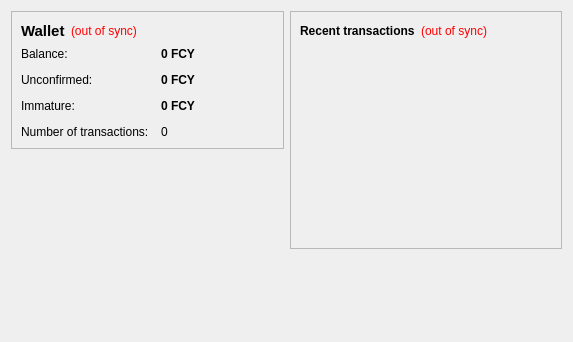
<?xml version="1.0" encoding="UTF-8"?>
<ui version="4.0">
 <class>OverviewPage</class>
 <widget class="QWidget" name="OverviewPage">
  <property name="geometry">
   <rect>
    <x>0</x>
    <y>0</y>
    <width>573</width>
    <height>342</height>
   </rect>
  </property>
  <property name="windowTitle">
   <string>Form</string>
  </property>
  <layout class="QHBoxLayout" name="horizontalLayout" stretch="1,1">
   <item>
    <layout class="QVBoxLayout" name="verticalLayout_2">
     <item>
      <widget class="QFrame" name="frame">
       <property name="frameShape">
        <enum>QFrame::StyledPanel</enum>
       </property>
       <property name="frameShadow">
        <enum>QFrame::Raised</enum>
       </property>
       <layout class="QVBoxLayout" name="verticalLayout_4">
        <item>
         <layout class="QHBoxLayout" name="horizontalLayout_4">
          <item>
           <widget class="QLabel" name="label_5">
            <property name="font">
             <font>
              <pointsize>11</pointsize>
              <weight>75</weight>
              <bold>true</bold>
             </font>
            </property>
            <property name="text">
             <string>Wallet</string>
            </property>
           </widget>
          </item>
          <item>
           <widget class="QLabel" name="labelWalletStatus">
            <property name="toolTip">
             <string>The displayed information may be out of date. Your wallet automatically synchronizes with the Fancycoin network after a connection is established, but this process has not completed yet.</string>
            </property>
            <property name="styleSheet">
             <string notr="true">QLabel { color: red; }</string>
            </property>
            <property name="text">
             <string notr="true">(out of sync)</string>
            </property>
            <property name="alignment">
             <set>Qt::AlignLeading|Qt::AlignLeft|Qt::AlignVCenter</set>
            </property>
           </widget>
          </item>
          <item>
           <spacer name="horizontalSpacer_2">
            <property name="orientation">
             <enum>Qt::Horizontal</enum>
            </property>
            <property name="sizeHint" stdset="0">
             <size>
              <width>40</width>
              <height>20</height>
             </size>
            </property>
           </spacer>
          </item>
         </layout>
        </item>
        <item>
         <layout class="QFormLayout" name="formLayout_2">
          <property name="fieldGrowthPolicy">
           <enum>QFormLayout::AllNonFixedFieldsGrow</enum>
          </property>
          <property name="horizontalSpacing">
           <number>12</number>
          </property>
          <property name="verticalSpacing">
           <number>12</number>
          </property>
          <item row="0" column="0">
           <widget class="QLabel" name="label">
            <property name="text">
             <string>Balance:</string>
            </property>
           </widget>
          </item>
          <item row="0" column="1">
           <widget class="QLabel" name="labelBalance">
            <property name="font">
             <font>
              <weight>75</weight>
              <bold>true</bold>
             </font>
            </property>
            <property name="cursor">
             <cursorShape>IBeamCursor</cursorShape>
            </property>
            <property name="toolTip">
             <string>Your current balance</string>
            </property>
            <property name="text">
             <string notr="true">0 FCY</string>
            </property>
            <property name="textInteractionFlags">
             <set>Qt::LinksAccessibleByMouse|Qt::TextSelectableByKeyboard|Qt::TextSelectableByMouse</set>
            </property>
           </widget>
          </item>
          <item row="1" column="0">
           <widget class="QLabel" name="label_3">
            <property name="text">
             <string>Unconfirmed:</string>
            </property>
           </widget>
          </item>
          <item row="1" column="1">
           <widget class="QLabel" name="labelUnconfirmed">
            <property name="font">
             <font>
              <weight>75</weight>
              <bold>true</bold>
             </font>
            </property>
            <property name="cursor">
             <cursorShape>IBeamCursor</cursorShape>
            </property>
            <property name="toolTip">
             <string>Total of transactions that have yet to be confirmed, and do not yet count toward the current balance</string>
            </property>
            <property name="text">
             <string notr="true">0 FCY</string>
            </property>
            <property name="textInteractionFlags">
             <set>Qt::LinksAccessibleByMouse|Qt::TextSelectableByKeyboard|Qt::TextSelectableByMouse</set>
            </property>
           </widget>
          </item>
          <item row="3" column="0">
           <widget class="QLabel" name="label_2">
            <property name="text">
             <string>Number of transactions:</string>
            </property>
           </widget>
          </item>
          <item row="3" column="1">
           <widget class="QLabel" name="labelNumTransactions">
            <property name="toolTip">
             <string>Total number of transactions in wallet</string>
            </property>
            <property name="text">
             <string notr="true">0</string>
            </property>
           </widget>
          </item>
          <item row="2" column="0">
           <widget class="QLabel" name="labelImmatureText">
            <property name="text">
             <string>Immature:</string>
            </property>
           </widget>
          </item>
          <item row="2" column="1">
           <widget class="QLabel" name="labelImmature">
            <property name="font">
             <font>
              <weight>75</weight>
              <bold>true</bold>
             </font>
            </property>
            <property name="toolTip">
             <string>Mined balance that has not yet matured</string>
            </property>
            <property name="text">
             <string notr="true">0 FCY</string>
            </property>
            <property name="textInteractionFlags">
             <set>Qt::LinksAccessibleByMouse|Qt::TextSelectableByKeyboard|Qt::TextSelectableByMouse</set>
            </property>
           </widget>
          </item>
         </layout>
        </item>
       </layout>
      </widget>
     </item>
     <item>
      <spacer name="verticalSpacer">
       <property name="orientation">
        <enum>Qt::Vertical</enum>
       </property>
       <property name="sizeHint" stdset="0">
        <size>
         <width>20</width>
         <height>40</height>
        </size>
       </property>
      </spacer>
     </item>
    </layout>
   </item>
   <item>
    <layout class="QVBoxLayout" name="verticalLayout_3">
     <item>
      <widget class="QFrame" name="frame_2">
       <property name="frameShape">
        <enum>QFrame::StyledPanel</enum>
       </property>
       <property name="frameShadow">
        <enum>QFrame::Raised</enum>
       </property>
       <layout class="QVBoxLayout" name="verticalLayout">
        <item>
         <layout class="QHBoxLayout" name="horizontalLayout_2">
          <item>
           <widget class="QLabel" name="label_4">
            <property name="text">
             <string>&lt;b&gt;Recent transactions&lt;/b&gt;</string>
            </property>
           </widget>
          </item>
          <item>
           <widget class="QLabel" name="labelTransactionsStatus">
            <property name="toolTip">
             <string>The displayed information may be out of date. Your wallet automatically synchronizes with the Fancycoin network after a connection is established, but this process has not completed yet.</string>
            </property>
            <property name="styleSheet">
             <string notr="true">QLabel { color: red; }</string>
            </property>
            <property name="text">
             <string notr="true">(out of sync)</string>
            </property>
            <property name="alignment">
             <set>Qt::AlignRight|Qt::AlignTrailing|Qt::AlignVCenter</set>
            </property>
           </widget>
          </item>
          <item>
           <spacer name="horizontalSpacer">
            <property name="orientation">
             <enum>Qt::Horizontal</enum>
            </property>
            <property name="sizeHint" stdset="0">
             <size>
              <width>40</width>
              <height>20</height>
             </size>
            </property>
           </spacer>
          </item>
         </layout>
        </item>
        <item>
         <widget class="QListView" name="listTransactions">
          <property name="styleSheet">
           <string notr="true">QListView { background: transparent; }</string>
          </property>
          <property name="frameShape">
           <enum>QFrame::NoFrame</enum>
          </property>
          <property name="verticalScrollBarPolicy">
           <enum>Qt::ScrollBarAlwaysOff</enum>
          </property>
          <property name="horizontalScrollBarPolicy">
           <enum>Qt::ScrollBarAlwaysOff</enum>
          </property>
          <property name="selectionMode">
           <enum>QAbstractItemView::NoSelection</enum>
          </property>
         </widget>
        </item>
       </layout>
      </widget>
     </item>
     <item>
      <spacer name="verticalSpacer_2">
       <property name="orientation">
        <enum>Qt::Vertical</enum>
       </property>
       <property name="sizeHint" stdset="0">
        <size>
         <width>20</width>
         <height>40</height>
        </size>
       </property>
      </spacer>
     </item>
    </layout>
   </item>
  </layout>
 </widget>
 <resources/>
 <connections/>
</ui>
